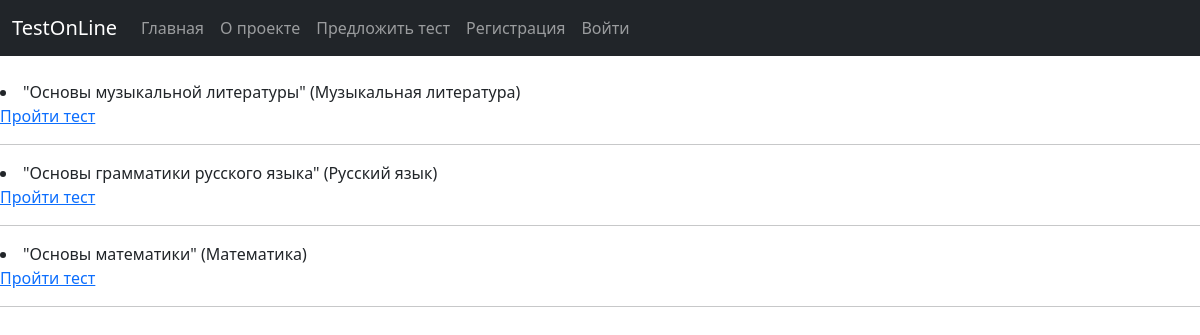
The page / on the database its author committed.
### quiz/models.py (models this page shows)
class Quiz(models.Model):
    name = models.CharField(max_length=300, verbose_name='Название')
    subject = models.CharField(max_length=120, verbose_name='Тематика')
    created_date = models.DateTimeField(auto_now_add=True, verbose_name='Дата создания')
    update_at = models.DateTimeField(auto_now=True, verbose_name='Дата редактирования')
    class Meta:
        verbose_name = 'Тесты'
        verbose_name_plural = 'Тесты'
        ordering = ['-created_date', 'subject']
    def __str__(self):
        return f'"{self.name}" ({self.subject})'
    def get_absolute_url(self):
        return reverse('quiz', kwargs={'pk': self.pk})

### quiz/views.py (the view)
# urls.py: path('', IndexView.as_view(), name='index'),
class IndexView(ListView):
    model = Quiz
    template_name = 'quiz/index.html'
    context_object_name = 'quizzes_list'
    def get_context_data(self, **kwargs):
        context = super().get_context_data(**kwargs)
        context['menu'] = MENU
        return context

### quiz/templates/quiz/index.html
{% extends 'quiz/general.html' %}
{% block content %}
<br>
  {% for quiz in quizzes_list %}
    <li>{{ quiz }}</li>
    <p><a href="{{ quiz.get_absolute_url }}">Пройти тест</a></p>
    <hr>
  {% endfor %}
{% endblock%}

### rows shown on the page
Quiz: name+subject "\"Основы музыкальной литературы\" (Музыкальная литература)"
Quiz: name+subject "\"Основы грамматики русского языка\" (Русский язык)"
Quiz: name+subject "\"Основы математики\" (Математика)"

### other values the page prints
{{ el.title }} "Главная" "О проекте" "Предложить тест"
